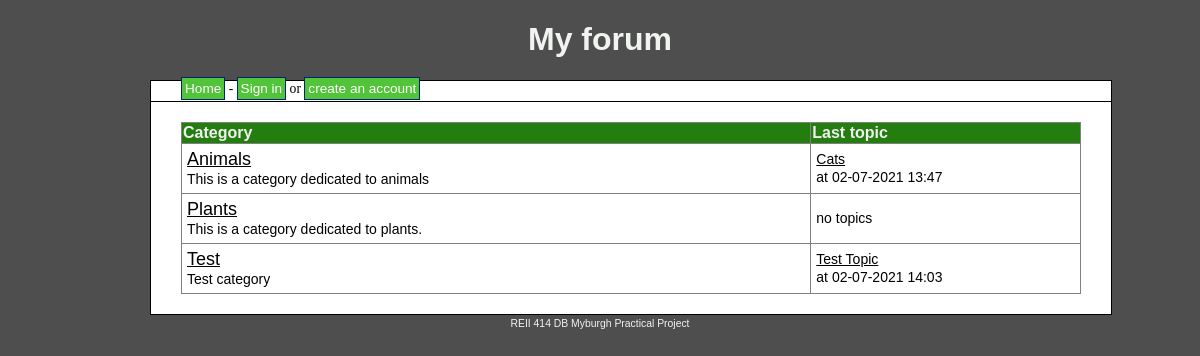
The page / on the database its author committed.
### tables this page shows
CREATE TABLE `categories` (
  `cat_id` int(8) NOT NULL,
  `cat_name` varchar(255) DEFAULT NULL,
  `cat_description` varchar(255) DEFAULT NULL
);

CREATE TABLE `topics` (
  `topic_id` int(8) NOT NULL,
  `topic_subject` varchar(255) DEFAULT NULL,
  `topic_date` datetime DEFAULT NULL,
  `topic_cat` int(8) DEFAULT NULL,
  `topic_by` int(8) DEFAULT NULL
);

### index.php (the view, shortened to what this page needs)
<?php
include 'database.php';
include 'header.php';
$sql = "SELECT
			categories.cat_id,
			categories.cat_name,
			categories.cat_description,
			COUNT(topics.topic_id) AS topics
		FROM
			categories
		LEFT JOIN
			topics
		ON
			topics.topic_id = categories.cat_id
		GROUP BY
			categories.cat_id, categories.cat_name, categories.cat_description";
$result = mysqli_query($connect_database, $sql);
if(!$result)
{
	echo '<br><font style="font-size: 14px;">The categories could not be displayed, please try again later.</font><br><br>';
}
else
{
	if(mysqli_num_rows($result) == 0)
	{
		echo '<br><font style="font-size: 14px;">No categories defined yet.</font><br><br>';
	}
	else
	{
		echo '<table border="1">
			  <tr>
				<th>Category</th>
				<th>Last topic</th>
			  </tr>';
		while($row = mysqli_fetch_assoc($result))
		{
			echo '<tr>';
				echo '<td class="leftpart">';
					echo '<font style="font-size: 18px;"><a href="category.php?id=' . $row['cat_id'] . '">' . stripslashes($row['cat_name']) . '</a></font><br><font style="font-size: 14px;">' . stripslashes($row['cat_description']) . '</font>';
				echo '</td>';
				echo '<td class="rightpart">';
					$topicsql = "SELECT
									topic_id,
									topic_subject,
									topic_date,
									topic_cat
								FROM
									topics
								WHERE
									topic_cat = " . $row['cat_id'] . "
								ORDER BY
									topic_date
								DESC
								LIMIT
									1";
					$topicsresult = mysqli_query($connect_database, $topicsql);
					if(!$topicsresult)
					{
						echo '<br><font style="font-size: 14px;">Last topic could not be displayed.</font><br><br>';
					}
					else
					{
						if(mysqli_num_rows($topicsresult) == 0)
						{
							echo '<font style="font-size: 14px;">no topics</fonts>';
						}
						else
						{
							while($topicrow = mysqli_fetch_assoc($topicsresult))
							echo '<font style="font-size: 14px;"><a href="topic.php?id=' . $topicrow['topic_id'] . '">' . $topicrow['topic_subject'] . '</a><br> at ' . date('d-m-Y H:i', strtotime($topicrow['topic_date'])) . '</font>';
						}
					}
				echo '</td>';
			echo '</tr>';
		}
		echo '</table>';
	}
}
include 'footer.php';
?>

### header.php (shortened to what this page needs)
<!DOCTYPE html PUBLIC "-//W3C//DTD XHTML 1.0 Strict//EN"
"http://www.w3.org/TR/xhtml1/DTD/xhtml1-strict.dtd">
<html xmlns="http://www.w3.org/1999/xhtml" xml:lang="nl" lang="nl">
<head>
	<link rel="stylesheet" href="style.css" type="text/css">
</head>
<body>
<h1>My forum</h1>
	<div id="wrapper">
	<div id="menu">
		<a class="item" href="index.php">Home</a> -
	<?php
		if(isset($_SESSION['signed_in']) AND $_SESSION['signed_in'] == True)
		{
			echo '<a class="item" href="create_topic.php">Create a topic</a> -';
		    echo '<a class="item" href="create_cat.php">Create a category</a> -';
			echo 'Hello <b>' . $_SESSION['user_name'] . '</b>. Not you? - <a class="item" href="signout.php">Sign out</a>';
		}
		else
		{
			echo '<a class="item" href="signin.php">Sign in</a> or <a class="item" href="signup.php">create an account</a>';
		}
	?>
	</div>
		<div id="content">

### footer.php
</div>
<div id="footer">REII 414 DB Myburgh Practical Project</div>
</body>
</html>

### style.css (style rules this page uses)
body { background-color: #4E4E4E; text-align: center; }
#wrapper { width: 900px; margin: 0 auto; }
#content { background-color: #fff; border: 1px solid #000; float: left; font-family: Arial; padding: 20px 30px; text-align: left; width: 100%; }
#menu { float: left; border: 1px solid #000; border-bottom: none; clear: both; width:100%; height:20px; padding: 0 30px; background-color: #FFF; text-align: left; font-size: 85%; }
#footer { clear: both; }
table { border-collapse: collapse; width: 100%; }
table a { color: #000; }
th { background-color: #237d0f; color: #F0F0F0; }
td { padding: 5px; }
h1, #footer { font-family: Arial; color: #F1F3F1; }
.item { background-color: #52c439; border: 1px solid #032472; color: #FFF; font-family: Arial; padding: 3px; text-decoration: none; }
.leftpart { width: 70%; }
.rightpart { width: 30%; }
#footer { font-size: 65%; padding: 3px 0 0 0; }

### rows shown on the page
categories: cat_name "Animals", cat_description "This is a category dedicated to animals"
topics: topic_subject "Cats", topic_date "02-07-2021 13:47"
categories: cat_name "Plants", cat_description "This is a category dedicated to plants.", shows "no topics"
categories: cat_name "Test", cat_description "Test category"
topics: topic_subject "Test Topic", topic_date "02-07-2021 14:03"
